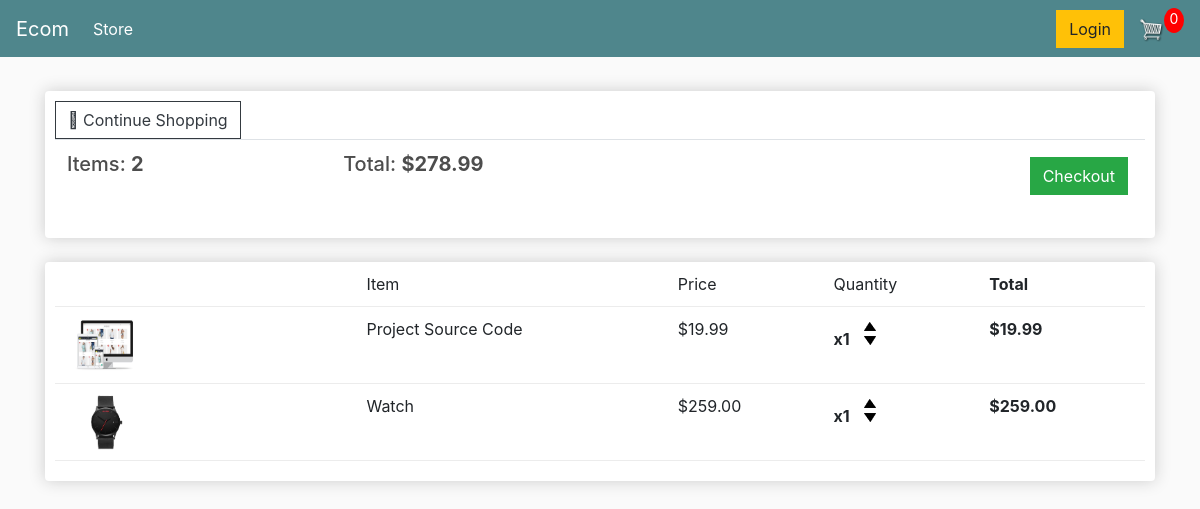
The app's page /cart/ (signed in) with its own data.
### store/models.py (models this page shows, shortened)
class Order(models.Model):
    customer = models.ForeignKey(Customer, on_delete=models.SET_NULL,
                                 null=True, blank=True)
    date_ordered = models.DateTimeField(auto_now_add=True)
    complete = models.BooleanField(default=False)
    transaction_id = models.CharField(max_length=100, null=True)
    @property
    def get_cart_total(self):
        orderitems = self.orderitem_set.all()
        total = sum([item.get_total for item in orderitems])
        return total
    @property
    def get_cart_items(self):
        orderitems = self.orderitem_set.all()
        total_items = sum([item.quantity for item in orderitems])
        return total_items

class OrderItem(models.Model):
    product = models.ForeignKey(Product, on_delete=models.SET_NULL,
                                blank=True, null=True)
    order = models.ForeignKey(Order, on_delete=models.SET_NULL,
                              blank=True, null=True)
    quantity = models.IntegerField(default=0, null=True, blank=True)
    date_added = models.DateTimeField(auto_now_add=True)
    @property
    def get_total(self):
        return self.product.price * self.quantity

class Product(models.Model):
    name = models.CharField(max_length=200)
    price = models.DecimalField(decimal_places=2, max_digits=7)
    digital = models.BooleanField(default=False, null=True, blank=True)
    image = models.ImageField(null=True, blank=True)
    @property
    def image_url(self):
        try:
            url = self.image.url
        except (TypeError, AttributeError, ValueError) as e:
            url = '/images/placeholder.png'
        return url

### store/views.py (the view)
# urls.py: path('cart/', views.cart, name="cart"),
def cart(request):
    context = cart_data(request)
    return render(request, 'store/cart.html', context)

### store/utils.py (called while the page is built)
def cart_data(request):
    if request.user.is_authenticated:
        customer = request.user.customer
        order, created = Order.objects.get_or_create(customer=customer, complete=False)
        items = order.orderitem_set.all()
        cart_items = order.get_cart_items
    else:
        cookie_data = cookie_cart(request)
        items = cookie_data['items']
        cart_items = cookie_data['cart_items']
        order = cookie_data['order']
    return {'cart_items': cart_items, 'order': order, 'items': items}

### store/templates/store/cart.html
{% extends 'store/main.html' %}
{% load static %}
{% block content %}
    <div class="row">
        <div class="col-lg-12">
            <div class="box-element">
                <a href="{% url 'store' %}" class="btn btn-outline-dark">&#2190; Continue Shopping</a>
                <table class="table">
                    <tr>
                        <th><h5>Items: <strong>{{ order.get_cart_items }}</strong></h5></th>
                        <th><h5>Total: <strong>${{ order.get_cart_total }}</strong></h5></th>
                        <th>
                            <a href="{% url 'checkout' %}" style="float: right; margin: 5px" class="btn btn-success"
                            >Checkout</a>
                        </th>
                    </tr>
                </table>
            </div>
            <br>
            <div class="box-element">
                <div class="cart-row">
                    <div style="flex: 2"></div>
                    <div style="flex: 2">Item</div>
                    <div style="flex: 1">Price</div>
                    <div style="flex: 1">Quantity</div>
                    <div style="flex: 1"><strong>Total</strong></div>
                </div>
                {% for item in items %}
                    <div class="cart-row">
                        <div style="flex: 2"><img src="{{ item.product.image_url }}" class="row-image" alt="">
                        </div>
                        <div style="flex: 2">{{ item.product.name }}</div>
                        <div style="flex: 1">${{ item.product.price | floatformat:2 }}</div>
                        <div style="flex: 1">
                            <p class="quantity">x{{ item.quantity }}</p>
                            <div class="quantity">
                                <img data-product="{{ item.product.id }}" data-action="add"
                                     src="{% static 'images/arrow-up.png' %}" alt="" class="chg-quantity update-cart">
                                <img data-product="{{ item.product.id }}" data-action="remove"
                                     src="{% static 'images/arrow-down.png' %}" alt="" class="chg-quantity update-cart">
                            </div>
                        </div>
                        <div style="flex: 1"><strong>${{ item.get_total }}</strong></div>
                    </div>
                {% endfor %}
            </div>
        </div>
    </div>
{% endblock %}

### static/css/main.css (style rules this page uses)
body { background-color: hsl(0, 0%, 98%); }
h1,h2,h3,h4,h5,h6 { color:hsl(0, 0%, 30%); }
.box-element { box-shadow:hsl(0, 0%, 80%) 0 0 16px; background-color: #fff; border-radius: 4px; padding: 10px; }
.col-lg-4, .col-lg-6, .col-lg-8, .col-lg-12 { margin-top: 10px; }
.btn { border-radius: 0; }
.row-image { width: 100px; }
.cart-row { display: flex; align-items: stretch; padding-bottom: 10px; margin-bottom: 10px; border-bottom: 1px solid #ececec; }
.quantity { display: inline-block; font-weight: 700; padding-right:10px; }
.chg-quantity { width: 12px; cursor: pointer; display: block; margin-top: 5px; transition:.1s; }

### records on screen
Order: get_cart_items "2", get_cart_total "278.99"
OrderItem: product.image_url (picture), product.name "Project Source Code", product.price "19.99", quantity "1", get_total "19.99"
OrderItem: product.image_url (picture), product.name "Watch", product.price "259.00", quantity "1", get_total "259.00"
